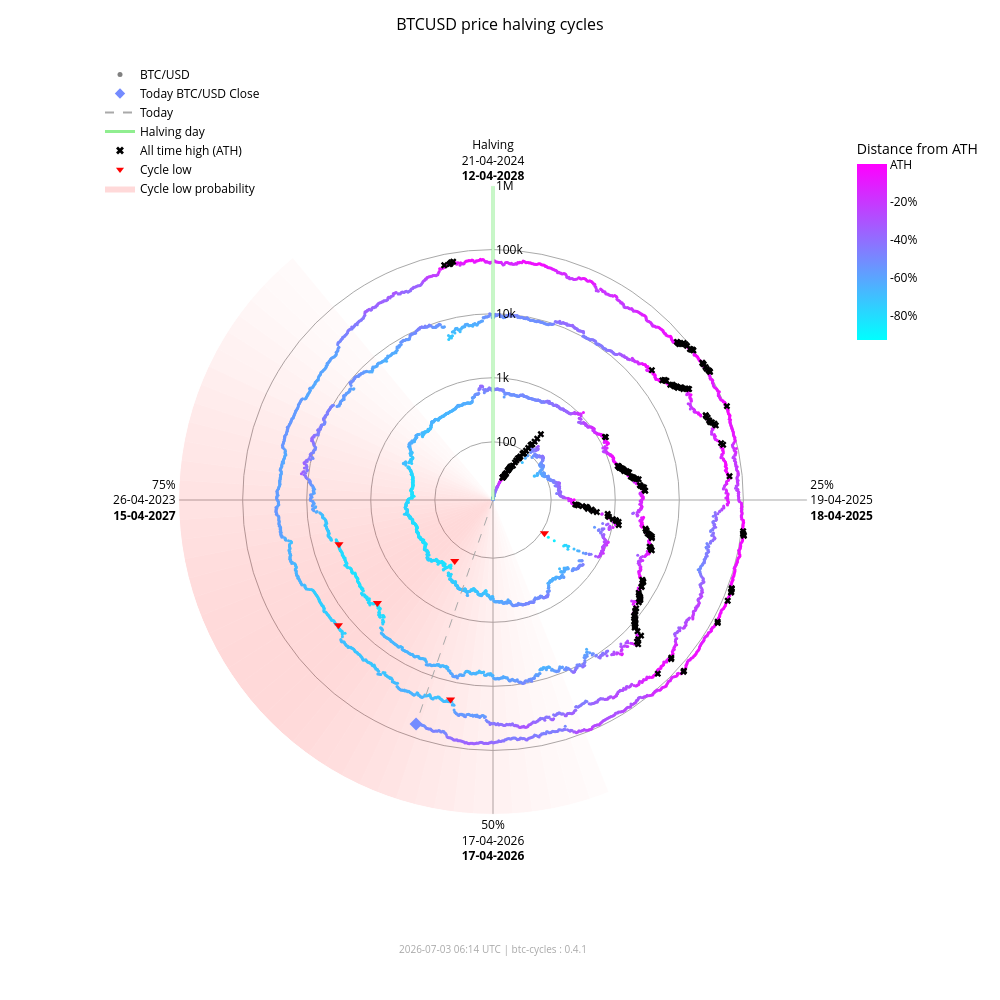

The cell this chart's notebook holds for it:
### Markdown cell above
### Interactive chart (plotly)

### Code cell
fig_interactive = btc.plot(
    kind="interactive",
    from_date="2012-11-28",
)
# plotly config for interactivity
config = {"scrollZoom": True, "displayModeBar": True}
# display in notebook
fig_interactive.show(config=config)

### Figure 1 — Plotly figure (JSON) as saved in the notebook; plotly's stock layout.template omitted (floating-point values rounded to 4 significant figures; data arrays with more than 128 entries replaced by an {"elided": "..."} marker saying what was removed)
{"data": [{"fill": "toself", "fillcolor": "rgba(255,0,0,0.017168280509461755)", "hoverinfo": "skip", "line": {"width": 0}, "mode": "lines", "r": [12.35, 1000000, 1000000, 12.35, 12.35], "showlegend": false, "theta": [158.4, 158.4, 162.0, 162.0, 158.4], "type": "scatterpolar"}, {"fill": "toself", "fillcolor": "rgba(255,0,0,0.022114794501891175)", "hoverinfo": "skip", "line": {"width": 0}, "mode": "lines", "r": [12.35, 1000000, 1000000, 12.35, 12.35], "showlegend": false, "theta": [162.0, 162.0, 165.6, 165.6, 162.0], "type": "scatterpolar"}, {"fill": "toself", "fillcolor": "rgba(255,0,0,0.02790404259511669)", "hoverinfo": "skip", "line": {"width": 0}, "mode": "lines", "r": [12.35, 1000000, 1000000, 12.35, 12.35], "showlegend": false, "theta": [165.6, 165.6, 169.2, 169.2, 165.6], "type": "scatterpolar"}, {"fill": "toself", "fillcolor": "rgba(255,0,0,0.034518294852420334)", "hoverinfo": "skip", "line": {"width": 0}, "mode": "lines", "r": [12.35, 1000000, 1000000, 12.35, 12.35], "showlegend": false, "theta": [169.2, 169.2, 172.8, 172.8, 169.2], "type": "scatterpolar"}, {"fill": "toself", "fillcolor": "rgba(255,0,0,0.041901979682821514)", "hoverinfo": "skip", "line": {"width": 0}, "mode": "lines", "r": [12.35, 1000000, 1000000, 12.35, 12.35], "showlegend": false, "theta": [172.8, 172.8, 176.4, 176.4, 172.8], "type": "scatterpolar"}, {"fill": "toself", "fillcolor": "rgba(255,0,0,0.04996405861294358)", "hoverinfo": "skip", "line": {"width": 0}, "mode": "lines", "r": [12.35, 1000000, 1000000, 12.35, 12.35], "showlegend": false, "theta": [176.4, 176.4, 180.0, 180.0, 176.4], "type": "scatterpolar"}, {"fill": "toself", "fillcolor": "rgba(255,0,0,0.05858349692240514)", "hoverinfo": "skip", "line": {"width": 0}, "mode": "lines", "r": [12.35, 1000000, 1000000, 12.35, 12.35], "showlegend": false, "theta": [180.0, 180.0, 183.6, 183.6, 180.0], "type": "scatterpolar"}, {"fill": "toself", "fillcolor": "rgba(255,0,0,0.06761662035375064)", "hoverinfo": "skip", "line": {"width": 0}, "mode": "lines", "r": [12.35, 1000000, 1000000, 12.35, 12.35], "showlegend": false, "theta": [183.6, 183.6, 187.2, 187.2, 183.6], "type": "scatterpolar"}, {"fill": "toself", "fillcolor": "rgba(255,0,0,0.07690481219944661)", "hoverinfo": "skip", "line": {"width": 0}, "mode": "lines", "r": [12.35, 1000000, 1000000, 12.35, 12.35], "showlegend": false, "theta": [187.2, 187.2, 190.8, 190.8, 187.2], "type": "scatterpolar"}, {"fill": "toself", "fillcolor": "rgba(255,0,0,0.08628112000611096)", "hoverinfo": "skip", "line": {"width": 0}, "mode": "lines", "r": [12.35, 1000000, 1000000, 12.35, 12.35], "showlegend": false, "theta": [190.8, 190.8, 194.4, 194.4, 190.8], "type": "scatterpolar"}, {"fill": "toself", "fillcolor": "rgba(255,0,0,0.09557490841018089)", "hoverinfo": "skip", "line": {"width": 0}, "mode": "lines", "r": [12.35, 1000000, 1000000, 12.35, 12.35], "showlegend": false, "theta": [194.4, 194.4, 198.0, 198.0, 194.4], "type": "scatterpolar"}, {"fill": "toself", "fillcolor": "rgba(255,0,0,0.10461455782963762)", "hoverinfo": "skip", "line": {"width": 0}, "mode": "lines", "r": [12.35, 1000000, 1000000, 12.35, 12.35], "showlegend": false, "theta": [198.0, 198.0, 201.6, 201.6, 198.0], "type": "scatterpolar"}, {"fill": "toself", "fillcolor": "rgba(255,0,0,0.11322908719652829)", "hoverinfo": "skip", "line": {"width": 0}, "mode": "lines", "r": [12.35, 1000000, 1000000, 12.35, 12.35], "showlegend": false, "theta": [201.6, 201.6, 205.2, 205.2, 201.6], "type": "scatterpolar"}, {"fill": "toself", "fillcolor": "rgba(255,0,0,0.12125015337052986)", "hoverinfo": "skip", "line": {"width": 0}, "mode": "lines", "r": [12.35, 1000000, 1000000, 12.35, 12.35], "showlegend": false, "theta": [205.2, 205.2, 208.8, 208.8, 205.2], "type": "scatterpolar"}, {"fill": "toself", "fillcolor": "rgba(255,0,0,0.12851590515331976)", "hoverinfo": "skip", "line": {"width": 0}, "mode": "lines", "r": [12.35, 1000000, 1000000, 12.35, 12.35], "showlegend": false, "theta": [208.8, 208.8, 212.4, 212.4, 208.8], "type": "scatterpolar"}, {"fill": "toself", "fillcolor": "rgba(255,0,0,0.13487757461161184)", "hoverinfo": "skip", "line": {"width": 0}, "mode": "lines", "r": [12.35, 1000000, 1000000, 12.35, 12.35], "showlegend": false, "theta": [212.4, 212.4, 216.0, 216.0, 212.4], "type": "scatterpolar"}, {"fill": "toself", "fillcolor": "rgba(255,0,0,0.14020862181849592)", "hoverinfo": "skip", "line": {"width": 0}, "mode": "lines", "r": [12.35, 1000000, 1000000, 12.35, 12.35], "showlegend": false, "theta": [216.0, 216.0, 219.6, 219.6, 216.0], "type": "scatterpolar"}, {"fill": "toself", "fillcolor": "rgba(255,0,0,0.14441504950654527)", "hoverinfo": "skip", "line": {"width": 0}, "mode": "lines", "r": [12.35, 1000000, 1000000, 12.35, 12.35], "showlegend": false, "theta": [219.6, 219.6, 223.2, 223.2, 219.6], "type": "scatterpolar"}, {"fill": "toself", "fillcolor": "rgba(255,0,0,0.14744459351271713)", "hoverinfo": "skip", "line": {"width": 0}, "mode": "lines", "r": [12.35, 1000000, 1000000, 12.35, 12.35], "showlegend": false, "theta": [223.2, 223.2, 226.8, 226.8, 223.2], "type": "scatterpolar"}, {"fill": "toself", "fillcolor": "rgba(255,0,0,0.14929223192296423)", "hoverinfo": "skip", "line": {"width": 0}, "mode": "lines", "r": [12.35, 1000000, 1000000, 12.35, 12.35], "showlegend": false, "theta": [226.8, 226.8, 230.4, 230.4, 226.8], "type": "scatterpolar"}, {"fill": "toself", "fillcolor": "rgba(255,0,0,0.15)", "hoverinfo": "skip", "line": {"width": 0}, "mode": "lines", "r": [12.35, 1000000, 1000000, 12.35, 12.35], "showlegend": false, "theta": [230.4, 230.4, 234.0, 234.0, 230.4], "type": "scatterpolar"}, {"fill": "toself", "fillcolor": "rgba(255,0,0,0.14965033825231114)", "hoverinfo": "skip", "line": {"width": 0}, "mode": "lines", "r": [12.35, 1000000, 1000000, 12.35, 12.35], "showlegend": false, "theta": [234.0, 234.0, 237.6, 237.6, 234.0], "type": "scatterpolar"}, {"fill": "toself", "fillcolor": "rgba(255,0,0,0.14835378057909807)", "hoverinfo": "skip", "line": {"width": 0}, "mode": "lines", "r": [12.35, 1000000, 1000000, 12.35, 12.35], "showlegend": false, "theta": [237.6, 237.6, 241.2, 241.2, 237.6], "type": "scatterpolar"}, {"fill": "toself", "fillcolor": "rgba(255,0,0,0.14623322283554635)", "hoverinfo": "skip", "line": {"width": 0}, "mode": "lines", "r": [12.35, 1000000, 1000000, 12.35, 12.35], "showlegend": false, "theta": [241.2, 241.2, 244.8, 244.8, 241.2], "type": "scatterpolar"}, {"fill": "toself", "fillcolor": "rgba(255,0,0,0.1434078538226231)", "hoverinfo": "skip", "line": {"width": 0}, "mode": "lines", "r": [12.35, 1000000, 1000000, 12.35, 12.35], "showlegend": false, "theta": [244.8, 244.8, 248.4, 248.4, 244.8], "type": "scatterpolar"}, {"fill": "toself", "fillcolor": "rgba(255,0,0,0.13997983179373427)", "hoverinfo": "skip", "line": {"width": 0}, "mode": "lines", "r": [12.35, 1000000, 1000000, 12.35, 12.35], "showlegend": false, "theta": [248.4, 248.4, 252.0, 252.0, 248.4], "type": "scatterpolar"}, {"fill": "toself", "fillcolor": "rgba(255,0,0,0.13602598258454268)", "hoverinfo": "skip", "line": {"width": 0}, "mode": "lines", "r": [12.35, 1000000, 1000000, 12.35, 12.35], "showlegend": false, "theta": [252.0, 252.0, 255.6, 255.6, 252.0], "type": "scatterpolar"}, {"fill": "toself", "fillcolor": "rgba(255,0,0,0.13159547355344953)", "hoverinfo": "skip", "line": {"width": 0}, "mode": "lines", "r": [12.35, 1000000, 1000000, 12.35, 12.35], "showlegend": false, "theta": [255.6, 255.6, 259.2, 259.2, 255.6], "type": "scatterpolar"}, {"fill": "toself", "fillcolor": "rgba(255,0,0,0.12671301775492697)", "hoverinfo": "skip", "line": {"width": 0}, "mode": "lines", "r": [12.35, 1000000, 1000000, 12.35, 12.35], "showlegend": false, "theta": [259.2, 259.2, 262.8, 262.8, 259.2], "type": "scatterpolar"}, {"fill": "toself", "fillcolor": "rgba(255,0,0,0.12138610149219965)", "hoverinfo": "skip", "line": {"width": 0}, "mode": "lines", "r": [12.35, 1000000, 1000000, 12.35, 12.35], "showlegend": false, "theta": [262.8, 262.8, 266.4, 266.4, 262.8], "type": "scatterpolar"}, {"fill": "toself", "fillcolor": "rgba(255,0,0,0.1156142551644921)", "hoverinfo": "skip", "line": {"width": 0}, "mode": "lines", "r": [12.35, 1000000, 1000000, 12.35, 12.35], "showlegend": false, "theta": [266.4, 266.4, 270.0, 270.0, 266.4], "type": "scatterpolar"}, {"fill": "toself", "fillcolor": "rgba(255,0,0,0.10939851441251548)", "hoverinfo": "skip", "line": {"width": 0}, "mode": "lines", "r": [12.35, 1000000, 1000000, 12.35, 12.35], "showlegend": false, "theta": [270.0, 270.0, 273.6, 273.6, 270.0], "type": "scatterpolar"}, {"fill": "toself", "fillcolor": "rgba(255,0,0,0.10274974912946185)", "hoverinfo": "skip", "line": {"width": 0}, "mode": "lines", "r": [12.35, 1000000, 1000000, 12.35, 12.35], "showlegend": false, "theta": [273.6, 273.6, 277.2, 277.2, 273.6], "type": "scatterpolar"}, {"fill": "toself", "fillcolor": "rgba(255,0,0,0.09569517349791425)", "hoverinfo": "skip", "line": {"width": 0}, "mode": "lines", "r": [12.35, 1000000, 1000000, 12.35, 12.35], "showlegend": false, "theta": [277.2, 277.2, 280.8, 280.8, 277.2], "type": "scatterpolar"}, {"fill": "toself", "fillcolor": "rgba(255,0,0,0.08828282625646727)", "hoverinfo": "skip", "line": {"width": 0}, "mode": "lines", "r": [12.35, 1000000, 1000000, 12.35, 12.35], "showlegend": false, "theta": [280.8, 280.8, 284.4, 284.4, 280.8], "type": "scatterpolar"}, {"fill": "toself", "fillcolor": "rgba(255,0,0,0.08058400018765345)", "hoverinfo": "skip", "line": {"width": 0}, "mode": "lines", "r": [12.35, 1000000, 1000000, 12.35, 12.35], "showlegend": false, "theta": [284.4, 284.4, 288.0, 288.0, 284.4], "type": "scatterpolar"}, {"fill": "toself", "fillcolor": "rgba(255,0,0,0.07269354608292704)", "hoverinfo": "skip", "line": {"width": 0}, "mode": "lines", "r": [12.35, 1000000, 1000000, 12.35, 12.35], "showlegend": false, "theta": [288.0, 288.0, 291.6, 291.6, 288.0], "type": "scatterpolar"}, {"fill": "toself", "fillcolor": "rgba(255,0,0,0.06472784449068783)", "hoverinfo": "skip", "line": {"width": 0}, "mode": "lines", "r": [12.35, 1000000, 1000000, 12.35, 12.35], "showlegend": false, "theta": [291.6, 291.6, 295.2, 295.2, 291.6], "type": "scatterpolar"}, {"fill": "toself", "fillcolor": "rgba(255,0,0,0.05682021976743955)", "hoverinfo": "skip", "line": {"width": 0}, "mode": "lines", "r": [12.35, 1000000, 1000000, 12.35, 12.35], "showlegend": false, "theta": [295.2, 295.2, 298.8, 298.8, 295.2], "type": "scatterpolar"}, {"fill": "toself", "fillcolor": "rgba(255,0,0,0.04911378436707333)", "hoverinfo": "skip", "line": {"width": 0}, "mode": "lines", "r": [12.35, 1000000, 1000000, 12.35, 12.35], "showlegend": false, "theta": [298.8, 298.8, 302.4, 302.4, 298.8], "type": "scatterpolar"}, {"fill": "toself", "fillcolor": "rgba(255,0,0,0.04175213714896469)", "hoverinfo": "skip", "line": {"width": 0}, "mode": "lines", "r": [12.35, 1000000, 1000000, 12.35, 12.35], "showlegend": false, "theta": [302.4, 302.4, 306.0, 306.0, 302.4], "type": "scatterpolar"}, {"fill": "toself", "fillcolor": "rgba(255,0,0,0.034868865657538876)", "hoverinfo": "skip", "line": {"width": 0}, "mode": "lines", "r": [12.35, 1000000, 1000000, 12.35, 12.35], "showlegend": false, "theta": [306.0, 306.0, 309.6, 309.6, 306.0], "type": "scatterpolar"}, {"fill": "toself", "fillcolor": "rgba(255,0,0,0.02857722515334582)", "hoverinfo": "skip", "line": {"width": 0}, "mode": "lines", "r": [12.35, 1000000, 1000000, 12.35, 12.35], "showlegend": false, "theta": [309.6, 309.6, 313.2, 313.2, 309.6], "type": "scatterpolar"}, {"fill": "toself", "fillcolor": "rgba(255,0,0,0.022961515313555197)", "hoverinfo": "skip", "line": {"width": 0}, "mode": "lines", "r": [12.35, 1000000, 1000000, 12.35, 12.35], "showlegend": false, "theta": [313.2, 313.2, 316.8, 316.8, 313.2], "type": "scatterpolar"}, {"fill": "toself", "fillcolor": "rgba(255,0,0,0.01807146942917362)", "hoverinfo": "skip", "line": {"width": 0}, "mode": "lines", "r": [12.35, 1000000, 1000000, 12.35, 12.35], "showlegend": false, "theta": [316.8, 316.8, 320.4, 320.4, 316.8], "type": "scatterpolar"}, {"hoverinfo": "text", "marker": {"color": {"elided": "4966 str values"}, "size": 3}, "mode": "markers", "r": {"elided": "4966 float values"}, "showlegend": false, "text": {"elided": "4966 str values"}, "theta": {"elided": "4966 float values"}, "type": "scatterpolar"}, {"hoverinfo": "skip", "line": {"color": "lightgreen", "width": 3}, "mode": "lines", "r": [12.35, 1000000], "showlegend": false, "theta": [0, 0], "type": "scatterpolar"}, {"hoverinfo": "skip", "line": {"color": "darkgrey", "dash": "dash", "width": 1}, "mode": "lines", "r": [12.35, 61670.0], "showlegend": false, "theta": [199.0, 199.0], "type": "scatterpolar"}, {"hoverinfo": "text", "marker": {"color": "#748bff", "size": 10, "symbol": "diamond"}, "mode": "markers", "r": [61670.0], "showlegend": false, "text": ["Today<br>Date: 2026-07-03<br>Price: $61,673.52"], "theta": [199.0], "type": "scatterpolar"}, {"hoverinfo": "text", "marker": {"color": "black", "size": 6, "symbol": "x"}, "mode": "markers", "r": {"elided": "195 float values"}, "showlegend": false, "text": {"elided": "195 str values"}, "theta": {"elided": "195 float values"}, "type": "scatterpolar"}, {"hoverinfo": "text", "marker": {"color": "red", "size": 8, "symbol": "triangle-down"}, "mode": "markers", "r": [111.6, 164.9, 3233.0, 3925.0, 18950.0, 15760.0], "showlegend": false, "text": ["Cycle Low<br>Date: 2014-02-21<br>Price: $111.56<br>ATH distance: -91.0%", "Cycle Low<br>Date: 2015-01-14<br>Price: $164.92<br>ATH distance: -86.7%", "Cycle Low<br>Date: 2018-12-15<br>Price: $3,232.51<br>ATH distance: -83.3%", "Cycle Low<br>Date: 2019-03-25<br>Price: $3,924.55<br>ATH distance: -79.7%", "Cycle Low<br>Date: 2022-06-18<br>Price: $18,954.25<br>ATH distance: -71.9%", "Cycle Low<br>Date: 2022-11-21<br>Price: $15,760.19<br>ATH distance: -76.7%"], "theta": [122.8, 212.1, 228.3, 254.0, 192.0, 231.0], "type": "scatterpolar"}, {"marker": {"color": "grey", "size": 5}, "mode": "markers", "name": "BTC/USD", "r": [null], "theta": [null], "type": "scatterpolar"}, {"marker": {"color": "#748bff", "size": 8, "symbol": "diamond"}, "mode": "markers", "name": "Today BTC/USD Close", "r": [null], "theta": [null], "type": "scatterpolar"}, {"line": {"color": "darkgrey", "dash": "dash"}, "mode": "lines", "name": "Today", "r": [null], "theta": [null], "type": "scatterpolar"}, {"line": {"color": "lightgreen", "width": 3}, "mode": "lines", "name": "Halving day", "r": [null], "theta": [null], "type": "scatterpolar"}, {"marker": {"color": "black", "size": 7, "symbol": "x"}, "mode": "markers", "name": "All time high (ATH)", "r": [null], "theta": [null], "type": "scatterpolar"}, {"marker": {"color": "red", "size": 7, "symbol": "triangle-down"}, "mode": "markers", "name": "Cycle low", "r": [null], "theta": [null], "type": "scatterpolar"}, {"fill": "toself", "fillcolor": "rgba(255,0,0,0.15)", "line": {"width": 0}, "mode": "lines", "name": "Cycle low probability", "r": [null], "theta": [null], "type": "scatterpolar"}, {"hoverinfo": "skip", "marker": {"cmax": 0, "cmin": -0.9307, "color": [0], "colorbar": {"len": 0.25, "ticktext": ["ATH", "-20%", "-40%", "-60%", "-80%", "-100%"], "tickvals": [0, -0.2, -0.4, -0.6, -0.8, -1.0], "title": {"text": "Distance from ATH"}, "x": 0.95, "y": 0.92, "yanchor": "top"}, "colorscale": {"elided": "256x2 mixed values"}, "showscale": true, "size": 0}, "mode": "markers", "r": [null], "showlegend": false, "theta": [null], "type": "scatterpolar"}], "layout": {"annotations": [{"font": {"color": "darkgrey", "size": 10}, "showarrow": false, "text": "2026-07-03 06:14 UTC | btc-cycles : 0.4.1", "x": 0.5, "xref": "paper", "y": -0.02, "yref": "paper"}], "font": {"color": "black"}, "height": 1000, "legend": {"bgcolor": "rgba(0,0,0,0)", "font": {"color": "black"}, "x": 0.0, "y": 1.0}, "margin": {"b": 60, "l": 100, "r": 80, "t": 60}, "paper_bgcolor": "white", "plot_bgcolor": "white", "polar": {"angularaxis": {"color": "black", "direction": "clockwise", "gridcolor": "darkgrey", "rotation": 90, "ticktext": ["Halving<br>21-04-2024<br><b>12-04-2028</b>", "25%<br>19-04-2025<br><b>18-04-2025</b>", "50%<br>17-04-2026<br><b>17-04-2026</b>", "75%<br>26-04-2023<br><b>15-04-2027</b>"], "tickvals": [0, 90, 180, 270]}, "bgcolor": "white", "domain": {"x": [0.1, 0.9], "y": [0.05, 0.95]}, "radialaxis": {"angle": 90, "color": "black", "gridcolor": "darkgrey", "range": [1.092, 6.0], "tickangle": 90, "ticktext": ["100", "1k", "10k", "100k", "1M"], "tickvals": [100, 1000, 10000, 100000, 1000000], "type": "log"}}, "title": {"font": {"color": "black", "size": 16}, "text": "BTCUSD price halving cycles", "x": 0.5}, "width": 1000}}
